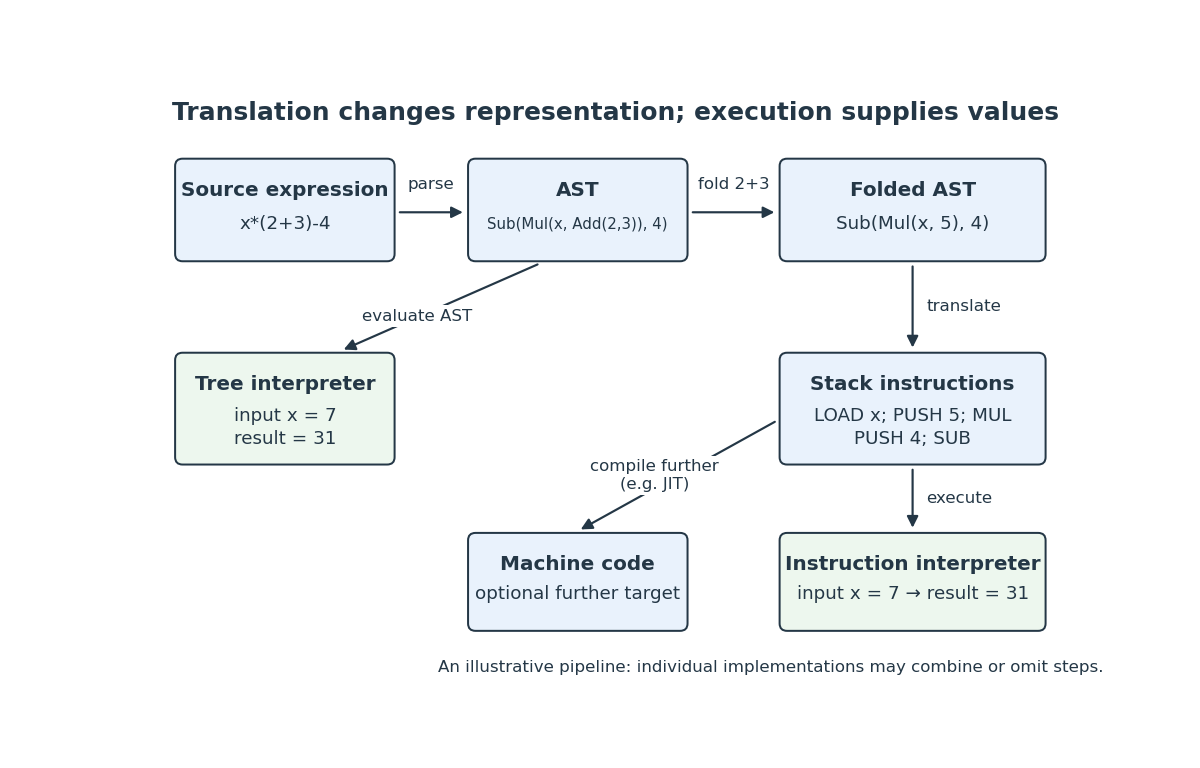

The Python source for this figure:
"""Draw an original representation pipeline; emit PNG into the current directory.

Tested with Python 3.14, matplotlib 3.10.7; no optional dependencies.
"""
from pathlib import Path

import matplotlib.pyplot as plt
from matplotlib.patches import FancyArrowPatch, FancyBboxPatch


def main():
    fig, ax = plt.subplots(figsize=(10, 6.4), dpi=120, facecolor="white")
    ax.set(xlim=(0, 10), ylim=(0, 6.4))
    ax.axis("off")
    ink, blue, green = "#243746", "#e9f2fc", "#edf7ee"

    def box(x, y, w, h, title, text, color=blue, text_size=11):
        ax.add_patch(FancyBboxPatch((x, y), w, h, boxstyle="round,pad=0.08",
                                   facecolor=color, edgecolor=ink, linewidth=1.2))
        ax.text(x+w/2, y+h-0.26, title, ha="center", va="center",
                fontsize=12, weight="bold", color=ink)
        ax.text(x+w/2, y+0.32, text, ha="center", va="center",
                fontsize=text_size, color=ink, linespacing=1.4)

    def arrow(start, end, label, offset=(0, 0)):
        ax.add_patch(FancyArrowPatch(start, end, arrowstyle="-|>",
                                    mutation_scale=14, color=ink, linewidth=1.3))
        ax.text((start[0]+end[0])/2+offset[0], (start[1]+end[1])/2+offset[1],
                label, ha="center", va="center", fontsize=10, color=ink,
                bbox=dict(facecolor="white", edgecolor="none", pad=2))

    ax.text(5, 6.1, "Translation changes representation; execution supplies values",
            ha="center", fontsize=15, weight="bold", color=ink)
    box(0.35, 4.65, 2.2, 0.95, "Source expression", "x*(2+3)-4")
    box(3.5, 4.65, 2.2, 0.95, "AST", "Sub(Mul(x, Add(2,3)), 4)", text_size=9)
    box(6.85, 4.65, 2.7, 0.95, "Folded AST", "Sub(Mul(x, 5), 4)")
    arrow((2.65, 5.1), (3.4, 5.1), "parse", (0, 0.3))
    arrow((5.8, 5.1), (6.75, 5.1), "fold 2+3", (0, 0.3))
    box(6.85, 2.45, 2.7, 1.05, "Stack instructions", "LOAD x; PUSH 5; MUL\nPUSH 4; SUB")
    arrow((8.2, 4.55), (8.2, 3.6), "translate", (0.55, 0))
    box(0.35, 2.45, 2.2, 1.05, "Tree interpreter", "input x = 7\nresult = 31", green)
    arrow((4.2, 4.55), (2.05, 3.6), "evaluate AST", (-0.25, -0.1))
    box(6.85, 0.65, 2.7, 0.9, "Instruction interpreter", "input x = 7 → result = 31", green)
    arrow((8.2, 2.35), (8.2, 1.65), "execute", (0.5, 0))
    box(3.5, 0.65, 2.2, 0.9, "Machine code", "optional further target")
    arrow((6.75, 2.85), (4.6, 1.65), "compile further\n(e.g. JIT)", (-0.25, 0))
    ax.text(3.1, 0.12, "An illustrative pipeline: individual implementations may combine or omit steps.",
            fontsize=10, color=ink)
    fig.savefig(Path.cwd() / (Path(__file__).stem + ".png"), facecolor="white")
    plt.close(fig)


if __name__ == "__main__":
    main()
